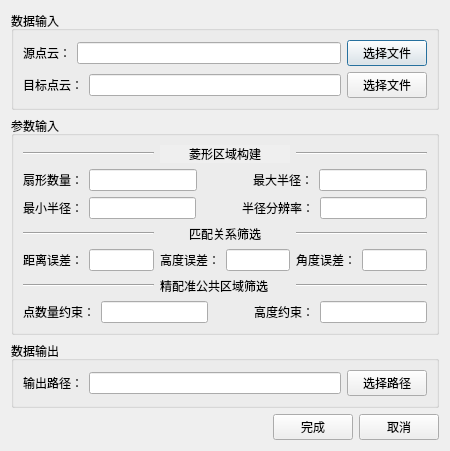
<?xml version="1.0" encoding="UTF-8"?>
<ui version="4.0">
 <class>TLSRegistration</class>
 <widget class="QDialog" name="TLSRegistration">
  <property name="geometry">
   <rect>
    <x>0</x>
    <y>0</y>
    <width>450</width>
    <height>442</height>
   </rect>
  </property>
  <property name="windowTitle">
   <string>地面点云配准</string>
  </property>
  <layout class="QVBoxLayout" name="verticalLayout">
   <item>
    <widget class="QGroupBox" name="groupBox">
     <property name="title">
      <string>数据输入</string>
     </property>
     <layout class="QVBoxLayout" name="verticalLayout_2">
      <item>
       <layout class="QHBoxLayout" name="horizontalLayout_2">
        <item>
         <widget class="QLabel" name="label">
          <property name="text">
           <string>源点云：</string>
          </property>
         </widget>
        </item>
        <item>
         <widget class="QLineEdit" name="_inputFileOfSource"/>
        </item>
        <item>
         <widget class="QPushButton" name="_selectInputFileOfSource">
          <property name="text">
           <string>选择文件</string>
          </property>
         </widget>
        </item>
       </layout>
      </item>
      <item>
       <layout class="QHBoxLayout" name="horizontalLayout_3">
        <item>
         <widget class="QLabel" name="label_2">
          <property name="text">
           <string>目标点云：</string>
          </property>
         </widget>
        </item>
        <item>
         <widget class="QLineEdit" name="_inputFileOfTarget"/>
        </item>
        <item>
         <widget class="QPushButton" name="_selectInputFileOfTarget">
          <property name="text">
           <string>选择文件</string>
          </property>
         </widget>
        </item>
       </layout>
      </item>
     </layout>
    </widget>
   </item>
   <item>
    <widget class="QGroupBox" name="groupBox_2">
     <property name="title">
      <string>参数输入</string>
     </property>
     <layout class="QVBoxLayout" name="verticalLayout_3">
      <item>
       <layout class="QHBoxLayout" name="horizontalLayout_10">
        <item>
         <widget class="Line" name="line_4">
          <property name="orientation">
           <enum>Qt::Horizontal</enum>
          </property>
         </widget>
        </item>
        <item>
         <widget class="QLabel" name="label_13">
          <property name="focusPolicy">
           <enum>Qt::NoFocus</enum>
          </property>
          <property name="layoutDirection">
           <enum>Qt::LeftToRight</enum>
          </property>
          <property name="autoFillBackground">
           <bool>true</bool>
          </property>
          <property name="text">
           <string>菱形区域构建</string>
          </property>
          <property name="alignment">
           <set>Qt::AlignCenter</set>
          </property>
         </widget>
        </item>
        <item>
         <widget class="Line" name="line_3">
          <property name="orientation">
           <enum>Qt::Horizontal</enum>
          </property>
         </widget>
        </item>
       </layout>
      </item>
      <item>
       <layout class="QHBoxLayout" name="horizontalLayout_6">
        <item>
         <widget class="QLabel" name="label_4">
          <property name="text">
           <string>扇形数量：</string>
          </property>
         </widget>
        </item>
        <item>
         <widget class="QLineEdit" name="_sector_num"/>
        </item>
        <item>
         <spacer name="horizontalSpacer_2">
          <property name="orientation">
           <enum>Qt::Horizontal</enum>
          </property>
          <property name="sizeHint" stdset="0">
           <size>
            <width>40</width>
            <height>20</height>
           </size>
          </property>
         </spacer>
        </item>
        <item>
         <widget class="QLabel" name="label_5">
          <property name="text">
           <string>最大半径：</string>
          </property>
         </widget>
        </item>
        <item>
         <widget class="QLineEdit" name="_maxRadius"/>
        </item>
       </layout>
      </item>
      <item>
       <layout class="QHBoxLayout" name="horizontalLayout_7">
        <item>
         <widget class="QLabel" name="label_6">
          <property name="text">
           <string>最小半径：</string>
          </property>
         </widget>
        </item>
        <item>
         <widget class="QLineEdit" name="_minRadius"/>
        </item>
        <item>
         <spacer name="horizontalSpacer_3">
          <property name="orientation">
           <enum>Qt::Horizontal</enum>
          </property>
          <property name="sizeHint" stdset="0">
           <size>
            <width>40</width>
            <height>20</height>
           </size>
          </property>
         </spacer>
        </item>
        <item>
         <widget class="QLabel" name="label_7">
          <property name="text">
           <string>半径分辨率：</string>
          </property>
         </widget>
        </item>
        <item>
         <widget class="QLineEdit" name="_resolution_Radius"/>
        </item>
       </layout>
      </item>
      <item>
       <layout class="QHBoxLayout" name="horizontalLayout_11">
        <item>
         <widget class="Line" name="line">
          <property name="orientation">
           <enum>Qt::Horizontal</enum>
          </property>
         </widget>
        </item>
        <item>
         <widget class="QLabel" name="label_14">
          <property name="text">
           <string>匹配关系筛选</string>
          </property>
          <property name="alignment">
           <set>Qt::AlignCenter</set>
          </property>
         </widget>
        </item>
        <item>
         <widget class="Line" name="line_5">
          <property name="orientation">
           <enum>Qt::Horizontal</enum>
          </property>
         </widget>
        </item>
       </layout>
      </item>
      <item>
       <layout class="QHBoxLayout" name="horizontalLayout_8">
        <item>
         <widget class="QLabel" name="label_8">
          <property name="text">
           <string>距离误差：</string>
          </property>
         </widget>
        </item>
        <item>
         <widget class="QLineEdit" name="_error_dis"/>
        </item>
        <item>
         <widget class="QLabel" name="label_9">
          <property name="text">
           <string>高度误差：</string>
          </property>
         </widget>
        </item>
        <item>
         <widget class="QLineEdit" name="_error_z"/>
        </item>
        <item>
         <widget class="QLabel" name="label_10">
          <property name="text">
           <string>角度误差：</string>
          </property>
         </widget>
        </item>
        <item>
         <widget class="QLineEdit" name="_error_ang"/>
        </item>
       </layout>
      </item>
      <item>
       <layout class="QHBoxLayout" name="horizontalLayout_12">
        <item>
         <widget class="Line" name="line_2">
          <property name="orientation">
           <enum>Qt::Horizontal</enum>
          </property>
         </widget>
        </item>
        <item>
         <widget class="QLabel" name="label_15">
          <property name="text">
           <string>精配准公共区域筛选</string>
          </property>
         </widget>
        </item>
        <item>
         <widget class="Line" name="line_6">
          <property name="orientation">
           <enum>Qt::Horizontal</enum>
          </property>
         </widget>
        </item>
       </layout>
      </item>
      <item>
       <layout class="QHBoxLayout" name="horizontalLayout_9">
        <item>
         <widget class="QLabel" name="label_11">
          <property name="text">
           <string>点数量约束：</string>
          </property>
         </widget>
        </item>
        <item>
         <widget class="QLineEdit" name="_pointsConstrain"/>
        </item>
        <item>
         <spacer name="horizontalSpacer_4">
          <property name="orientation">
           <enum>Qt::Horizontal</enum>
          </property>
          <property name="sizeHint" stdset="0">
           <size>
            <width>40</width>
            <height>20</height>
           </size>
          </property>
         </spacer>
        </item>
        <item>
         <widget class="QLabel" name="label_12">
          <property name="text">
           <string>高度约束：</string>
          </property>
         </widget>
        </item>
        <item>
         <widget class="QLineEdit" name="_zConstrain"/>
        </item>
       </layout>
      </item>
     </layout>
    </widget>
   </item>
   <item>
    <widget class="QGroupBox" name="groupBox_3">
     <property name="title">
      <string>数据输出</string>
     </property>
     <layout class="QHBoxLayout" name="horizontalLayout_5">
      <item>
       <layout class="QHBoxLayout" name="horizontalLayout_4">
        <item>
         <widget class="QLabel" name="label_3">
          <property name="text">
           <string>输出路径：</string>
          </property>
         </widget>
        </item>
        <item>
         <widget class="QLineEdit" name="_outputFileOfDir"/>
        </item>
        <item>
         <widget class="QPushButton" name="_selectOutputDir">
          <property name="text">
           <string>选择路径</string>
          </property>
         </widget>
        </item>
       </layout>
      </item>
     </layout>
    </widget>
   </item>
   <item>
    <layout class="QHBoxLayout" name="horizontalLayout">
     <item>
      <spacer name="horizontalSpacer">
       <property name="orientation">
        <enum>Qt::Horizontal</enum>
       </property>
       <property name="sizeHint" stdset="0">
        <size>
         <width>40</width>
         <height>20</height>
        </size>
       </property>
      </spacer>
     </item>
     <item>
      <widget class="QPushButton" name="_action_OK">
       <property name="text">
        <string>完成</string>
       </property>
      </widget>
     </item>
     <item>
      <widget class="QPushButton" name="_action_cancel">
       <property name="text">
        <string>取消</string>
       </property>
      </widget>
     </item>
    </layout>
   </item>
  </layout>
 </widget>
 <resources/>
 <connections/>
</ui>
